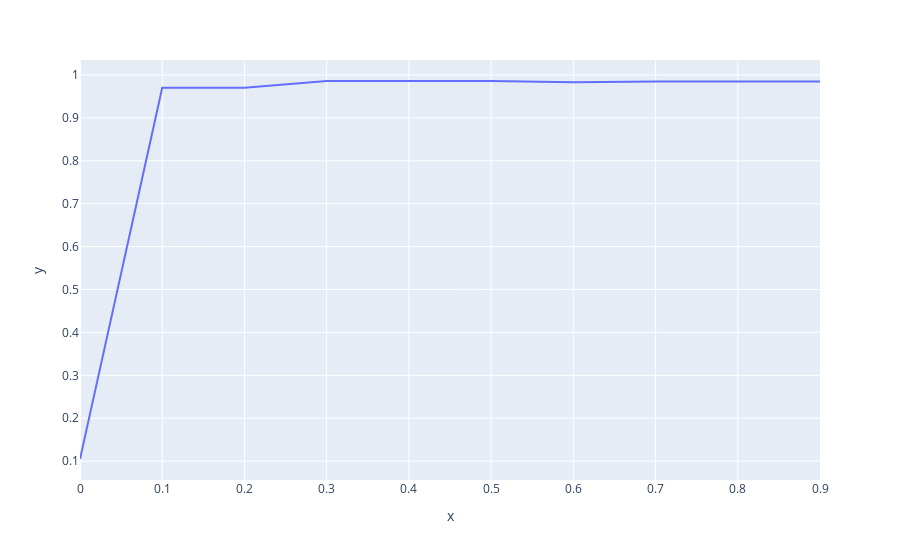

The cell this chart's notebook holds for it:
### Code cell
acc_lista = []
for thr in np.arange(0, 1, .1):
  acc_lista.append(accuracy_score(y_test, predict_proba>=thr))

px.line(x=np.arange(0, 1, .1), y=acc_lista)

### Figure 1 — Plotly figure (JSON) as saved in the notebook; plotly's stock layout.template omitted (floating-point values rounded to 4 significant figures)
{"data": [{"hovertemplate": "x=%{x}<br>y=%{y}<extra></extra>", "legendgroup": "", "line": {"color": "#636efa", "dash": "solid"}, "marker": {"symbol": "circle"}, "mode": "lines", "name": "", "orientation": "v", "showlegend": false, "type": "scatter", "x": [0, 0.1, 0.2, 0.3, 0.4, 0.5, 0.6, 0.7, 0.8, 0.9], "xaxis": "x", "y": [0.105, 0.97, 0.97, 0.986, 0.986, 0.986, 0.983, 0.985, 0.985, 0.985], "yaxis": "y"}], "layout": {"legend": {"tracegroupgap": 0}, "margin": {"t": 60}, "xaxis": {"anchor": "y", "domain": [0, 1], "title": {"text": "x"}}, "yaxis": {"anchor": "x", "domain": [0, 1], "title": {"text": "y"}}}}
